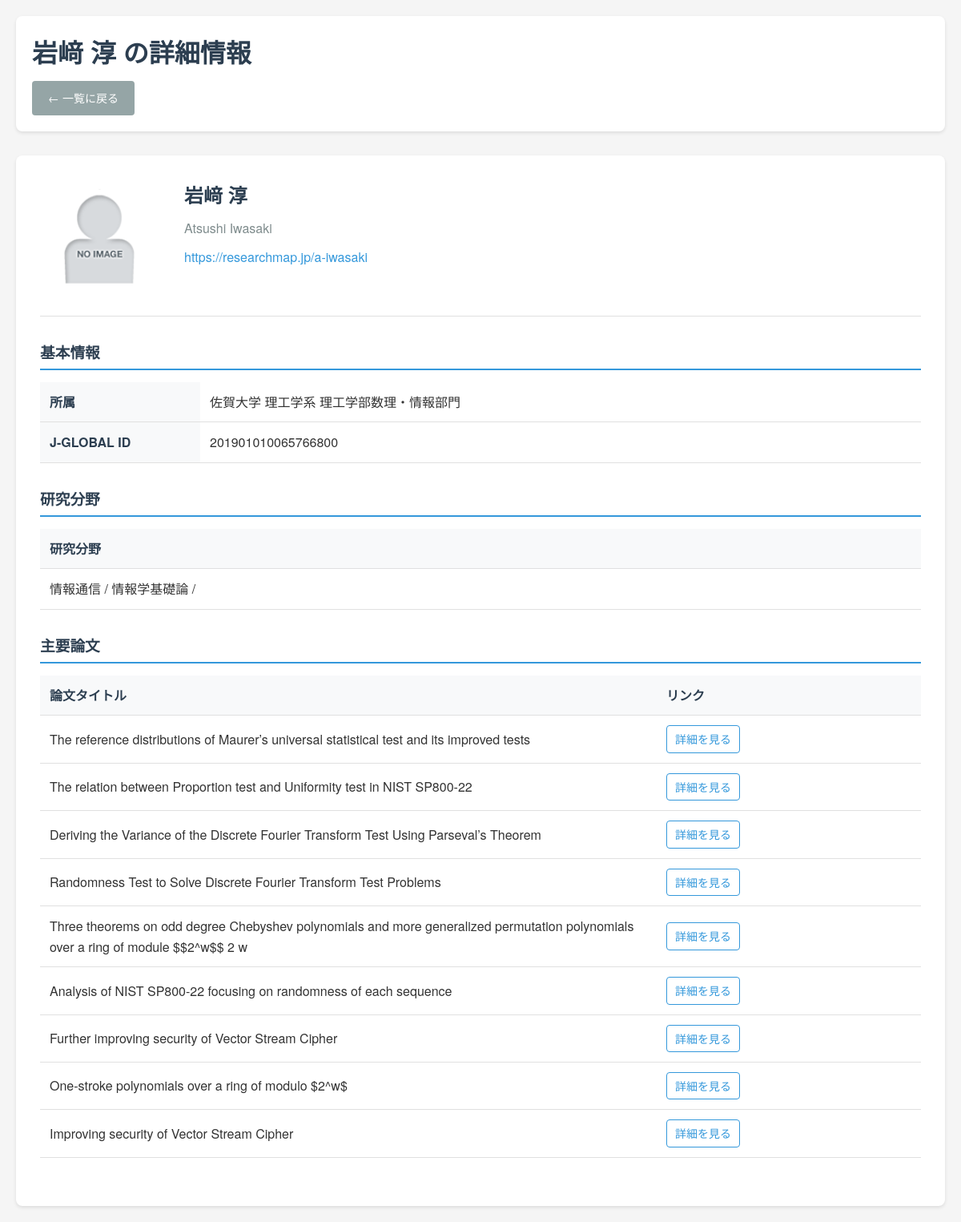
The page /teacher/2 on the database its author committed.
### tables this page shows
CREATE TABLE teacher (
        id   INTEGER PRIMARY KEY,
        url  TEXT UNIQUE,
        name TEXT,
        ruby TEXT,
        image TEXT
    );

CREATE TABLE basic_info (
        teacher_id INTEGER,
        key        TEXT,
        value      TEXT,
        FOREIGN KEY(teacher_id) REFERENCES teacher(id) ON DELETE CASCADE
    );

CREATE TABLE research_area (
        teacher_id INTEGER,
        area       TEXT,
        FOREIGN KEY(teacher_id) REFERENCES teacher(id) ON DELETE CASCADE
    );

CREATE TABLE major_paper (
        teacher_id INTEGER,
        title      TEXT,
        link       TEXT,
        FOREIGN KEY(teacher_id) REFERENCES teacher(id) ON DELETE CASCADE
    );

### app.py (the view)
@app.route('/teacher/<int:teacher_id>')
def teacher_detail(teacher_id):
    db = get_db()
    teacher_cur = db.execute('SELECT * FROM teacher WHERE id = ?', (teacher_id,))
    teacher = teacher_cur.fetchone()
    if not teacher:
        abort(404)
    basic_info_cur = db.execute('SELECT key, value FROM basic_info WHERE teacher_id = ?', (teacher_id,))
    basic_info = basic_info_cur.fetchall()
    keywords_cur = db.execute('SELECT keyword FROM research_keyword WHERE teacher_id = ?', (teacher_id,))
    keywords = keywords_cur.fetchall()
    areas_cur = db.execute('SELECT area FROM research_area WHERE teacher_id = ?', (teacher_id,))
    areas = areas_cur.fetchall()
    papers_cur = db.execute('SELECT title, link FROM major_paper WHERE teacher_id = ? AND title IS NOT NULL', (teacher_id,))
    papers = papers_cur.fetchall()
    return render_template('detail.html',
                          teacher=teacher,
                          basic_info=basic_info,
                          keywords=keywords,
                          areas=areas,
                          papers=papers)

### app.py (called while the page is built)
def get_db():
    if 'db' not in g:
        conn = sqlite3.connect(DATABASE)
        conn.row_factory = sqlite3.Row
        g.db = conn
    return g.db

### templates/detail.html (shortened to what this page needs)
<!DOCTYPE html>
<html lang="ja">
<head>
    <link rel="stylesheet" href="{{ url_for('static', filename='css/style.css') }}">
</head>
<body>
    <div class="container">
        <header>
            <h1>{{ teacher.name }} の詳細情報</h1>
            <nav>
                <a href="{{ url_for('index') }}" class="btn btn-secondary">← 一覧に戻る</a>
            </nav>
        </header>
        <main>
            <div class="teacher-profile">
                <div class="profile-header">
                    {% if teacher.image %}
                    <img src="{{ url_for('static', filename='images/' + teacher.image.split('/')[-1]) }}" alt="{{ teacher.name }}" class="profile-image">
                    {% else %}
                    <div class="no-image-large">画像なし</div>
                    {% endif %}
                    <div class="profile-info">
                        <h2>{{ teacher.name }}</h2>
                        {% if teacher.ruby %}
                        <p class="ruby">{{ teacher.ruby }}</p>
                        {% endif %}
                        <p class="url"><a href="{{ teacher.url }}" target="_blank">{{ teacher.url }}</a></p>
                    </div>
                </div>
                {% if basic_info %}
                <section class="basic-info">
                    <h3>基本情報</h3>
                    <table class="info-table">
                        {% for info in basic_info %}
                        <tr>
                            <th>{{ info.key }}</th>
                            <td>{{ info.value }}</td>
                        </tr>
                        {% endfor %}
                    </table>
                </section>
                {% endif %}
                {% if areas %}
                <section class="research-areas">
                    <h3>研究分野</h3>
                    <table class="areas-table">
                        <thead>
                            <tr>
                                <th>研究分野</th>
                            </tr>
                        </thead>
                        <tbody>
                            {% for area in areas %}
                            <tr>
                                <td>{{ area.area }}</td>
                            </tr>
                            {% endfor %}
                        </tbody>
                    </table>
                </section>
                {% endif %}
                {% if papers %}
                <section class="papers">
                    <h3>主要論文</h3>
                    <table class="papers-table">
                        <thead>
                            <tr>
                                <th>論文タイトル</th>
                                <th>リンク</th>
                            </tr>
                        </thead>
                        <tbody>
                            {% for paper in papers %}
                            <tr>
                                <td>{{ paper.title }}</td>
                                <td>
                                    {% if paper.link %}
                                    <a href="{{ paper.link }}" target="_blank" class="paper-link">詳細を見る</a>
                                    {% else %}
                                    <span class="no-link">リンクなし</span>
                                    {% endif %}
                                </td>
                            </tr>
                            {% endfor %}
                        </tbody>
                    </table>
                </section>
                {% endif %}
            </div>
        </main>
    </div>
</body>
</html>

### static/css/style.css (style rules this page uses)
* { margin: 0; padding: 0; box-sizing: border-box; }
body { font-family: 'Helvetica Neue', Arial, 'Hiragino Kaku Gothic ProN', 'Hiragino Sans', Meiryo, sans-serif; line-height: 1.6; color: #333; background-color: #f5f5f5; }
.container { max-width: 1200px; margin: 0 auto; padding: 20px; }
header { background: white; padding: 20px; margin-bottom: 30px; border-radius: 8px; box-shadow: 0 2px 4px rgba(0,0,0,0.1); }
header h1 { color: #2c3e50; margin-bottom: 10px; }
nav { margin-top: 10px; }
.btn { display: inline-block; padding: 10px 20px; text-decoration: none; border-radius: 4px; border: none; cursor: pointer; font-size: 14px; transition: background-color 0.3s; }
.btn-secondary { background-color: #95a5a6; color: white; }
.teacher-profile { background: white; padding: 30px; border-radius: 8px; box-shadow: 0 2px 4px rgba(0,0,0,0.1); }
.profile-header { display: flex; margin-bottom: 30px; padding-bottom: 20px; border-bottom: 1px solid #e0e0e0; }
.profile-image { width: 150px; height: 150px; object-fit: cover; border-radius: 8px; margin-right: 30px; }
.profile-info h2 { color: #2c3e50; margin-bottom: 10px; }
.profile-info .ruby { color: #7f8c8d; margin-bottom: 10px; }
.profile-info .url a { color: #3498db; text-decoration: none; }
section { margin-bottom: 30px; }
section h3 { color: #2c3e50; margin-bottom: 15px; padding-bottom: 5px; border-bottom: 2px solid #3498db; }
.info-table, .areas-table, .papers-table { width: 100%; border-collapse: collapse; margin-top: 10px; }
.info-table th, .info-table td, .areas-table th, .areas-table td, .papers-table th, .papers-table td { padding: 12px; text-align: left; border-bottom: 1px solid #e0e0e0; }
.info-table th, .areas-table th, .papers-table th { background-color: #f8f9fa; font-weight: bold; color: #2c3e50; }
.info-table th { width: 200px; }
.papers-table th:first-child { width: 70%; }
.papers-table th:last-child { width: 30%; }
.paper-link { color: #3498db; text-decoration: none; padding: 5px 10px; border: 1px solid #3498db; border-radius: 4px; display: inline-block; font-size: 14px; transition: background-color 0.3s; }

### rows shown on the page
teacher: name "岩﨑 淳", image (picture), ruby "Atsushi Iwasaki", url "https://researchmap.jp/a-iwasaki"
basic_info: key "所属", value "佐賀大学 理工学系 理工学部数理・情報部門"
basic_info: key "J-GLOBAL ID", value "201901010065766800"
research_area: area "情報通信 / 情報学基礎論 /"
major_paper: title "The reference distributions of Maurer’s universal statistical test and its improved tests"
major_paper: title "The relation between Proportion test and Uniformity test in NIST SP800-22"
major_paper: title "Deriving the Variance of the Discrete Fourier Transform Test Using Parseval’s Theorem"
major_paper: title "Randomness Test to Solve Discrete Fourier Transform Test Problems"
major_paper: title "Three theorems on odd degree Chebyshev polynomials and more generalized permutation polynomials over a ring of module $$2^w$$ 2 w"
major_paper: title "Analysis of NIST SP800-22 focusing on randomness of each sequence"
major_paper: title "Further improving security of Vector Stream Cipher"
major_paper: title "One-stroke polynomials over a ring of modulo $2^w$"
major_paper: title "Improving security of Vector Stream Cipher"
